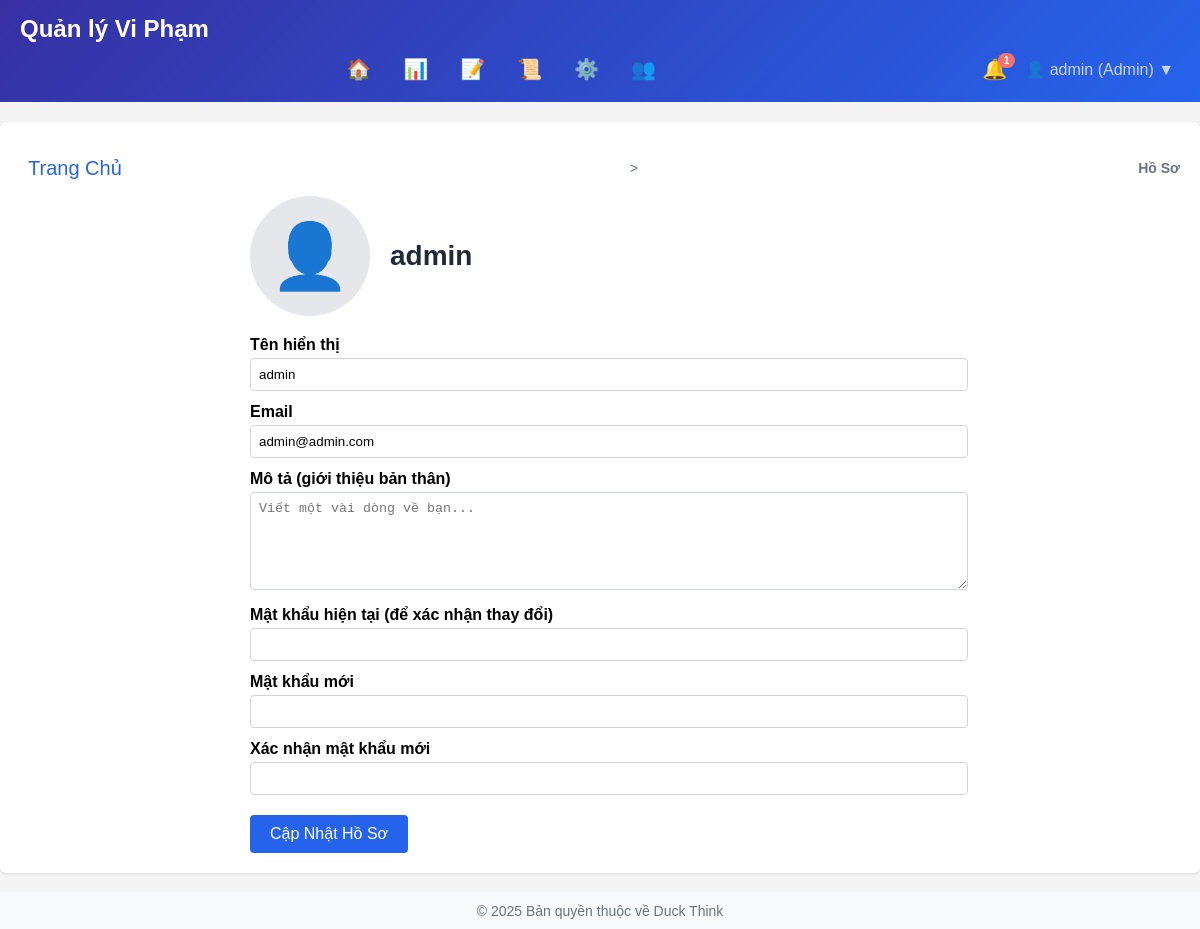
Screenshot of /profile (signed in) with the database file from the repository.
### app.py (models this page shows, shortened)
class User(db.Model):
    __tablename__ = 'users'
    id = db.Column(db.Integer, primary_key=True)
    display_name = db.Column(db.String(128), nullable=False)
    username = db.Column(db.String(64), unique=True, nullable=False)
    email = db.Column(db.String(256), unique=True, nullable=False)
    password_hash = db.Column(db.String(256), nullable=False)
    is_admin = db.Column(db.Boolean, default=False)
    registered_at = db.Column(db.DateTime, default=datetime.utcnow)
    student_name = db.Column(db.String(128), nullable=True)
    avatar_path = db.Column(db.String(256), nullable=True)
    bio = db.Column(db.String(512), nullable=True)
    payments = db.relationship('Payment', backref='user', lazy=True)
    complaints = db.relationship('Complaint', backref='user', lazy=True)
    notifications = db.relationship('Notification', backref='user', lazy=True)
    is_super_admin = db.Column(db.Boolean, default=False)

### app.py (the view, shortened to what this page needs)
@app.route('/profile', methods=['GET', 'POST'])
@login_required
def profile() -> str:
    user = get_current_user()
    return render_template(
        'profile.html',
        user=user,
        breadcrumbs=[{'label': 'Trang Chủ', 'url': url_for('index')}, {'label': 'Hồ Sơ', 'url': url_for('profile')}]
    )

### app.py (called while the page is built)
def login_required(fn):
    from functools import wraps
    @wraps(fn)
    def wrapper(*args, **kwargs):
        if not session.get('user_id'):
            flash('Bạn phải đăng nhập để xem trang này.', 'warning')
            return redirect(url_for('login', next=request.path))
        return fn(*args, **kwargs)
    return wrapper

def get_current_user() -> Optional[User]:
    user_id = session.get('user_id')
    if user_id:
        return User.query.get(int(user_id))
    return None

### templates/profile.html (shortened to what this page needs)
{% extends 'base.html' %}
{% block content %}
<div class="profile-container">
  <div class="profile-header">
    <div class="avatar-wrapper" onclick="toggleAvatarMenu(event)">
      {% if user.avatar_path %}
        <img src="{{ url_for('static', filename='images/' + user.avatar_path) }}" alt="Avatar" style="width:100px; height:100px; border-radius:50%; object-fit:cover; border:2px solid #e5e7eb; cursor:pointer;">
      {% else %}
        <div style="width:120px;height:120px;border-radius:50%;background:#e5e7eb;display:flex;align-items:center;justify-content:center;font-size:64px; cursor:pointer;">👤</div>
      {% endif %}
    </div>
    <h2>{{ user.display_name }}</h2>
  </div>
  <form class="profile-form" method="post" enctype="multipart/form-data">
    <label for="display_name">Tên hiển thị</label>
    <input type="text" id="display_name" name="display_name" value="{{ user.display_name }}" required>
    <label for="email">Email</label>
    <input type="email" id="email" name="email" value="{{ user.email }}" required>
    <label for="bio">Mô tả (giới thiệu bản thân)</label>
    <textarea id="bio" name="bio" placeholder="Viết một vài dòng về bạn...">{{ user.bio or '' }}</textarea>
    <label for="current_password">Mật khẩu hiện tại (để xác nhận thay đổi)</label>
    <input type="password" id="current_password" name="current_password" required>
    <label for="new_password">Mật khẩu mới</label>
    <input type="password" id="new_password" name="new_password">
    <label for="new_password2">Xác nhận mật khẩu mới</label>
    <input type="password" id="new_password2" name="new_password2">
    <button type="submit">Cập Nhật Hồ Sơ</button>
  </form>
</div>
{% endblock %}

### templates/base.html (shortened to what this page needs)
<!DOCTYPE html>
<html lang="vi">
<head>
</head>
<body>
    <header>
        <h1>Quản lý Vi Phạm</h1>
        <nav>
            <div class="nav-left">
                <a href="{{ url_for('index') }}" title="Trang Chủ">🏠</a>
                {% if user %}
                    <a href="{{ url_for('summary') }}" title="Bảng Tổng Hợp">📊</a>
                    {% if user.is_admin %}
                        <a href="{{ url_for('add_violation') }}" title="Ghi Vi Phạm">📝</a>
                    {% endif %}
                    <a href="{{ url_for('history') }}" title="Lịch Sử Nộp Tiền">📜</a>
                    {% if user.is_admin %}
                        <a href="{{ url_for('admin') }}" title="Quản Trị">⚙️</a>
                        <a href="{{ url_for('admin_users') }}" title="Quản Lí User">👥</a>
                    {% endif %}
                {% endif %}
            </div>
            <div class="nav-right">
                {% if user %}
                    <div class="nav-notification" onclick="toggleNotificationPanel(event)" title="Thông báo">
                        🔔
                        {% if nav_notifications and nav_notifications > 0 %}
                            <span class="badge">{{ nav_notifications }}</span>
                        {% endif %}
                    </div>
                    <div class="user-dropdown">
                        <button type="button" class="user-dropdown-toggle" onclick="toggleUserMenu()">
                            {{ user.display_name }} ({{ 'Admin' if user.is_admin else 'Học Sinh' }}) ▼
                        </button>
                    </div>
                {% else %}
                    <a href="{{ url_for('login') }}" title="Đăng Nhập">🔐</a>
                    <a href="{{ url_for('register') }}" title="Đăng Kí">➕</a>
                {% endif %}
            </div>
        </nav>
    </header>
    <div class="container">
        {% if breadcrumbs %}
        <nav aria-label="breadcrumb" style="margin-bottom:10px; font-size:14px; color:#6b7280;">
            {% for crumb in breadcrumbs %}
                {% if not loop.last %}
                    <a href="{{ crumb.url }}" style="color:#2563eb; text-decoration:none; margin-right:4px;">{{ crumb.label }}</a> &gt;
                {% else %}
                    <span style="font-weight:600; margin-left:4px;">{{ crumb.label }}</span>
                {% endif %}
            {% endfor %}
        </nav>
        {% endif %}
        {% block content %}{% endblock %}
    </div>
    <footer style="text-align:center; padding:10px 0; font-size:14px; color:#6b7280; background:#f9fafb; margin-top:20px;">
      © 2025 Bản quyền thuộc về Duck Think
    </footer>
</body>
</html>

### templates/base.html (style rules this page uses)
body { font-family: Arial, sans-serif; margin: 0; padding: 0; background: #f4f4f4; }
header { background: linear-gradient(135deg, #3730a3, #2563eb); color: #ffffff; padding: 15px 20px; }
header h1 { margin: 0; font-size: 24px; font-weight: 600; }
nav { margin-top: 8px; position: relative; display: flex; align-items: center; justify-content: space-between; flex-wrap: wrap; }
.nav-right { display: flex; align-items: center; gap: 12px; }
nav a { color: #cbd5e1; text-decoration: none; padding: 8px; border-radius: 4px; font-size: 20px; line-height: 1; }
.nav-notification { position: relative; display: inline-flex; align-items: center; justify-content: center; font-size: 20px; cursor: pointer; }
.nav-left { flex-grow: 1; display: flex; justify-content: center; align-items: center; gap: 16px; }
.nav-notification .badge { position: absolute; top: -4px; right: -8px; background: #f87171; color: #ffffff; border-radius: 9999px; padding: 2px 6px; font-size: 10px; font-weight: bold; }
.user-dropdown { position: relative; display: inline-block; }
.user-dropdown-toggle { display: flex; align-items: center; gap: 4px; cursor: pointer; color: #cbd5e1; background: transparent; border: none; font-size: 16px; }
.container { padding: 20px; max-width: 1200px; margin: 20px auto; background: #ffffff; box-shadow: 0 1px 3px rgba(0,0,0,0.1); border-radius: 6px; }
form label { display: block; margin-top: 10px; }
form input, form select, form textarea { width: 100%; padding: 8px; margin-top: 4px; border: 1px solid #d1d5db; border-radius: 4px; }
form button { margin-top: 15px; padding: 8px 16px; background: #2563eb; color: #fff; border: none; border-radius: 4px; cursor: pointer; }

### templates/profile.html (style rules this page uses)
.profile-container { max-width: 700px; margin: 0 auto; }
.profile-header { display: flex; align-items: center; gap: 20px; margin-bottom: 20px; }
.profile-header h2 { margin: 0; font-size: 28px; color: #1f2937; }
.profile-form label { font-weight: 600; margin-top: 12px; display: block; }
.profile-form input, .profile-form textarea { width: 100%; padding: 8px; margin-top: 4px; border: 1px solid #d1d5db; border-radius: 4px; }
.profile-form textarea { resize: vertical; min-height: 80px; }
.profile-form button { margin-top: 20px; padding: 10px 20px; background: #2563eb; color: #fff; border: none; border-radius: 4px; cursor: pointer; font-size: 16px; }
.avatar-wrapper { position: relative; display: inline-block; }

### rows the page displays
User: display_name "admin", is_admin "Admin", email "admin@admin.com"

### other values shown
{{ nav_notifications }} "1"
{{ crumb.label }} "Trang Chủ"
{{ crumb.label }} "Hồ Sơ"
